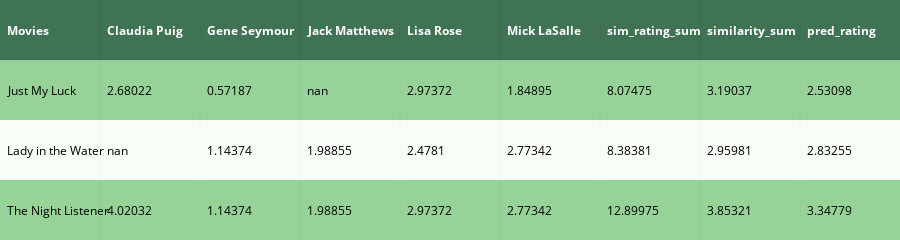

Write notebook code for a chart like this one.
### Code cell
df_rr.insert(0,'Movies',df_nr.index)
fig=ff.create_table(df_rr.round(5),colorscale='Greens')
df_rr.drop(columns=['Movies'],inplace=True)
iplot(fig)

### Figure 1 — Plotly figure (JSON) as saved in the notebook; plotly's stock layout.template omitted (floating-point values rounded to 4 significant figures)
{"data": [{"colorscale": "Greens", "hoverinfo": "none", "opacity": 0.75, "showscale": false, "type": "heatmap", "uid": "3db74c1c-eb8d-48b5-b494-56d3befe98b4", "z": [[0, 0, 0, 0, 0, 0, 0, 0, 0], [0.5, 0.5, 0.5, 0.5, 0.5, 0.5, 0.5, 0.5, 0.5], [1, 1, 1, 1, 1, 1, 1, 1, 1], [0.5, 0.5, 0.5, 0.5, 0.5, 0.5, 0.5, 0.5, 0.5]]}], "layout": {"annotations": [{"align": "left", "font": {"color": "#ffffff"}, "showarrow": false, "text": "<b>Movies</b>", "x": -0.45, "xanchor": "left", "xref": "x", "y": 0, "yref": "y"}, {"align": "left", "font": {"color": "#ffffff"}, "showarrow": false, "text": "<b>Claudia Puig</b>", "x": 0.55, "xanchor": "left", "xref": "x", "y": 0, "yref": "y"}, {"align": "left", "font": {"color": "#ffffff"}, "showarrow": false, "text": "<b>Gene Seymour</b>", "x": 1.55, "xanchor": "left", "xref": "x", "y": 0, "yref": "y"}, {"align": "left", "font": {"color": "#ffffff"}, "showarrow": false, "text": "<b>Jack Matthews</b>", "x": 2.55, "xanchor": "left", "xref": "x", "y": 0, "yref": "y"}, {"align": "left", "font": {"color": "#ffffff"}, "showarrow": false, "text": "<b>Lisa Rose</b>", "x": 3.55, "xanchor": "left", "xref": "x", "y": 0, "yref": "y"}, {"align": "left", "font": {"color": "#ffffff"}, "showarrow": false, "text": "<b>Mick LaSalle</b>", "x": 4.55, "xanchor": "left", "xref": "x", "y": 0, "yref": "y"}, {"align": "left", "font": {"color": "#ffffff"}, "showarrow": false, "text": "<b>sim_rating_sum</b>", "x": 5.55, "xanchor": "left", "xref": "x", "y": 0, "yref": "y"}, {"align": "left", "font": {"color": "#ffffff"}, "showarrow": false, "text": "<b>similarity_sum</b>", "x": 6.55, "xanchor": "left", "xref": "x", "y": 0, "yref": "y"}, {"align": "left", "font": {"color": "#ffffff"}, "showarrow": false, "text": "<b>pred_rating</b>", "x": 7.55, "xanchor": "left", "xref": "x", "y": 0, "yref": "y"}, {"align": "left", "font": {"color": "#000000"}, "showarrow": false, "text": "Just My Luck", "x": -0.45, "xanchor": "left", "xref": "x", "y": 1, "yref": "y"}, {"align": "left", "font": {"color": "#000000"}, "showarrow": false, "text": "2.68022", "x": 0.55, "xanchor": "left", "xref": "x", "y": 1, "yref": "y"}, {"align": "left", "font": {"color": "#000000"}, "showarrow": false, "text": "0.57187", "x": 1.55, "xanchor": "left", "xref": "x", "y": 1, "yref": "y"}, {"align": "left", "font": {"color": "#000000"}, "showarrow": false, "text": "nan", "x": 2.55, "xanchor": "left", "xref": "x", "y": 1, "yref": "y"}, {"align": "left", "font": {"color": "#000000"}, "showarrow": false, "text": "2.97372", "x": 3.55, "xanchor": "left", "xref": "x", "y": 1, "yref": "y"}, {"align": "left", "font": {"color": "#000000"}, "showarrow": false, "text": "1.84895", "x": 4.55, "xanchor": "left", "xref": "x", "y": 1, "yref": "y"}, {"align": "left", "font": {"color": "#000000"}, "showarrow": false, "text": "8.07475", "x": 5.55, "xanchor": "left", "xref": "x", "y": 1, "yref": "y"}, {"align": "left", "font": {"color": "#000000"}, "showarrow": false, "text": "3.19037", "x": 6.55, "xanchor": "left", "xref": "x", "y": 1, "yref": "y"}, {"align": "left", "font": {"color": "#000000"}, "showarrow": false, "text": "2.53098", "x": 7.55, "xanchor": "left", "xref": "x", "y": 1, "yref": "y"}, {"align": "left", "font": {"color": "#000000"}, "showarrow": false, "text": "Lady in the Water", "x": -0.45, "xanchor": "left", "xref": "x", "y": 2, "yref": "y"}, {"align": "left", "font": {"color": "#000000"}, "showarrow": false, "text": "nan", "x": 0.55, "xanchor": "left", "xref": "x", "y": 2, "yref": "y"}, {"align": "left", "font": {"color": "#000000"}, "showarrow": false, "text": "1.14374", "x": 1.55, "xanchor": "left", "xref": "x", "y": 2, "yref": "y"}, {"align": "left", "font": {"color": "#000000"}, "showarrow": false, "text": "1.98855", "x": 2.55, "xanchor": "left", "xref": "x", "y": 2, "yref": "y"}, {"align": "left", "font": {"color": "#000000"}, "showarrow": false, "text": "2.4781", "x": 3.55, "xanchor": "left", "xref": "x", "y": 2, "yref": "y"}, {"align": "left", "font": {"color": "#000000"}, "showarrow": false, "text": "2.77342", "x": 4.55, "xanchor": "left", "xref": "x", "y": 2, "yref": "y"}, {"align": "left", "font": {"color": "#000000"}, "showarrow": false, "text": "8.38381", "x": 5.55, "xanchor": "left", "xref": "x", "y": 2, "yref": "y"}, {"align": "left", "font": {"color": "#000000"}, "showarrow": false, "text": "2.95981", "x": 6.55, "xanchor": "left", "xref": "x", "y": 2, "yref": "y"}, {"align": "left", "font": {"color": "#000000"}, "showarrow": false, "text": "2.83255", "x": 7.55, "xanchor": "left", "xref": "x", "y": 2, "yref": "y"}, {"align": "left", "font": {"color": "#000000"}, "showarrow": false, "text": "The Night Listener", "x": -0.45, "xanchor": "left", "xref": "x", "y": 3, "yref": "y"}, {"align": "left", "font": {"color": "#000000"}, "showarrow": false, "text": "4.02032", "x": 0.55, "xanchor": "left", "xref": "x", "y": 3, "yref": "y"}, {"align": "left", "font": {"color": "#000000"}, "showarrow": false, "text": "1.14374", "x": 1.55, "xanchor": "left", "xref": "x", "y": 3, "yref": "y"}, {"align": "left", "font": {"color": "#000000"}, "showarrow": false, "text": "1.98855", "x": 2.55, "xanchor": "left", "xref": "x", "y": 3, "yref": "y"}, {"align": "left", "font": {"color": "#000000"}, "showarrow": false, "text": "2.97372", "x": 3.55, "xanchor": "left", "xref": "x", "y": 3, "yref": "y"}, {"align": "left", "font": {"color": "#000000"}, "showarrow": false, "text": "2.77342", "x": 4.55, "xanchor": "left", "xref": "x", "y": 3, "yref": "y"}, {"align": "left", "font": {"color": "#000000"}, "showarrow": false, "text": "12.89975", "x": 5.55, "xanchor": "left", "xref": "x", "y": 3, "yref": "y"}, {"align": "left", "font": {"color": "#000000"}, "showarrow": false, "text": "3.85321", "x": 6.55, "xanchor": "left", "xref": "x", "y": 3, "yref": "y"}, {"align": "left", "font": {"color": "#000000"}, "showarrow": false, "text": "3.34779", "x": 7.55, "xanchor": "left", "xref": "x", "y": 3, "yref": "y"}], "height": 170, "margin": {"b": 0, "l": 0, "r": 0, "t": 0}, "xaxis": {"dtick": 1, "gridwidth": 2, "showticklabels": false, "tick0": -0.5, "ticks": "", "zeroline": false}, "yaxis": {"autorange": "reversed", "dtick": 1, "gridwidth": 2, "showticklabels": false, "tick0": 0.5, "ticks": "", "zeroline": false}}}
